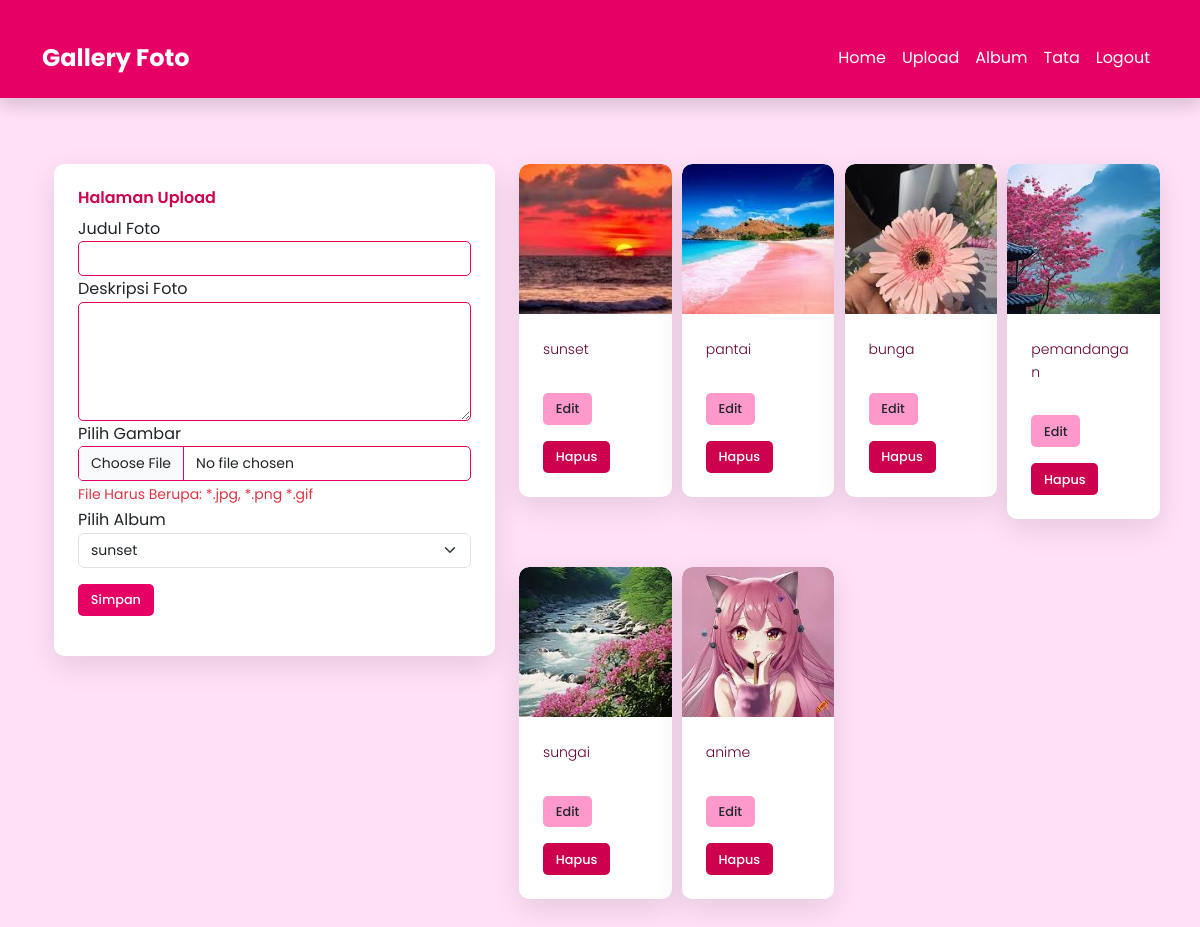
Screenshot of /?url=upload (signed in) with the database file from the repository.
### tables this page shows
CREATE TABLE `foto` (
  `FotoID` int(11) NOT NULL,
  `JudulFoto` varchar(255) DEFAULT NULL,
  `DeskripsiFoto` text DEFAULT NULL,
  `TanggalUnggah` date DEFAULT NULL,
  `LokasiFile` varchar(255) DEFAULT NULL,
  `AlbumID` int(11) DEFAULT NULL,
  `UserID` int(11) NOT NULL
);

### page/upload.php (the view, shortened to what this page needs)
<div class="container">
    <div class="row">
        <div class="col-lg-5 col-md-6">
            <div class="card">
                <div class="card-body">
                    <h4 class="card-title" style="font-size: 1rem;">Halaman Upload</h4>
                    <?php
                    $album = mysqli_query($conn, "SELECT * FROM album WHERE UserID='$_SESSION[user_id]'");
                    ?>
                    <?php if (!isset($_GET['edit'])) : ?>
                        <form action="?url=upload" method="post" enctype="multipart/form-data">
                            <div class="form-group">
                                <label>Judul Foto</label>
                                <input type="text" class="form-control" required name="judul_foto" style="font-size: 0.875rem;">
                            </div>
                            <div class="form-group">
                                <label>Deskripsi Foto</label>
                                <textarea name="deskripsi_foto" class="form-control" required cols="30" rows="5" style="font-size: 0.875rem;"></textarea>
                            </div>
                            <div class="form-group">
                                <label>Pilih Gambar</label>
                                <input type="file" name="namafile" class="form-control" required>
                                <small class="text-danger" style="font-size: 0.875rem;">File Harus Berupa: *.jpg, *.png *.gif</small>
                            </div>
                            <div class="form-group">
                                <label>Pilih Album</label>
                                <select name="album_id" class="form-select" style="font-size: 0.875rem;">
                                    <?php foreach ($album as $albums) : ?>
                                        <option value="<?= $albums['AlbumID'] ?>"><?= $albums['NamaAlbum'] ?></option>
                                    <?php endforeach; ?>
                                </select>
                            </div>
                            <input type="submit" value="Simpan" name="submit" class="btn btn-primary btn-sm my-3">
                        </form>
                    <?php endif; ?>
                </div>
            </div>
        </div>
        <div class="col-lg-7 col-md-6">
            <div class="row">
                <?php
                $username = $_SESSION['username'] ?? '';
                if ($username == 'admin') {
                    $fotos = mysqli_query($conn, "SELECT * FROM foto");
                } else {
                    $user_id = $_SESSION['user_id'];
                    $fotos = mysqli_query($conn, "SELECT * FROM foto WHERE UserID='$user_id'");
                }
                foreach ($fotos as $foto) :
                ?>
                    <div class="col-6 col-md-4 col-lg-3 mb-4">
                        <div class="card" style="width: 110%;">
                            <img src="uploads/<?= $foto['LokasiFile'] ?>" class="card-img-top object-fit-cover" style="aspect-ratio: 16/9; height: 150px;">
                            <div class="card-body">
                                <p class="small" style="font-size: 0.875rem;"><?= $foto['JudulFoto'] ?></p>
                                <a href="?url=upload&&edit&fotoid=<?= $foto['FotoID'] ?>" class="btn btn-sm btn-warning">Edit</a>
                                <a href="?url=upload&&hapus&fotoid=<?= $foto['FotoID'] ?>" class="btn btn-sm btn-danger">Hapus</a>
                            </div>
                        </div>
                    </div>
                <?php endforeach; ?>
            </div>
        </div>
    </div>
</div>

### index.php (shortened to what this page needs)
<?php include 'koneksi.php'; session_start(); ?>
<!DOCTYPE html>
<html lang="en">
<head>
    <link rel="stylesheet" href="assets/css/bootstrap.min.css">
    <link rel="stylesheet" href="assets/css/style.css">
    <link rel="stylesheet" href="https://cdnjs.cloudflare.com/ajax/libs/font-awesome/6.5.1/css/all.min.css" />
</head>
<body class="bg-hero">
    <nav class="navbar navbar-expand-lg navbar-light shadow">
        <div class="container">
        <a class="navbar-brand text-white" href="?url=home" style="font-size: 1.5rem; font-weight: 700;">Gallery Foto</a>
            <div class="collapse navbar-collapse" id="navbarNavAltMarkup">
                <div class="navbar-nav">
                    <a class="nav-link" href="?url=home">Home</a>
                    <?php if (isset($_SESSION['user_id'])): ?>
                        <a class="nav-link" href="?url=upload">Upload</a>
                        <a class="nav-link" href="?url=album">Album</a>
                        <a class="nav-link" href="?url=profile"><?= ucwords($_SESSION['username']) ?></a>
                        <a href="?url=logout" class="nav-link" onclick="return confirmLogout();">Logout</a>
                    <?php else: ?>
                        <a class="nav-link" href="login.php">Login</a>
                        <a class="nav-link" href="daftar.php">Daftar</a>
                    <?php endif; ?>
                </div>
            </div>
        </div>
    </nav>
    <div class="container mt-4">
        <?php
            $url = @$_GET["url"];
            if ($url == 'home') {
                include 'page/home.php';
            } elseif ($url == 'profile') {
                include 'page/profil.php';
            } elseif ($url == 'upload') {
                include 'page/upload.php';
            } elseif ($url == 'album') {
                include 'page/album.php';
            } elseif ($url == 'like') {
                include 'page/like.php';
            } elseif ($url == 'komentar') {
                include 'page/komentar.php';
            } elseif ($url == 'detail') {
                include 'page/detail.php';
            } elseif ($url == 'kategori') {
                include 'page/kategori.php';
            } elseif ($url == 'logout') {
                session_destroy();
                header("Location: ?url=home");
            } else {
                include 'page/home.php';
            }
        ?>
    </div>
</body>
</html>

### assets/css/style.css (style rules this page uses)
body { font-family: 'Poppins', sans-serif; background-color: #ffe0f7; color: #660033; margin: 0; padding: 0; font-size: 16px; line-height: 1.6; }
.navbar { background-color: #cc004d; padding: 1rem; box-shadow: 0px 4px 20px rgba(0, 0, 0, 0.1); transition: background-color 0.4s ease, transform 0.4s ease; display: flex; justify-content: space-between; align-items: center; }
.navbar-nav { display: flex; margin-left: auto; }
.navbar-nav .nav-link { color: #ffffff; padding: 0.5rem 1rem; transition: color 0.4s ease, background-color 0.4s ease; border-radius: 5px; }
.btn { border: none; color: #ffffff; padding: 0.75rem 1.5rem; border-radius: 5px; font-weight: 500; font-size: 1rem; transition: background-color 0.4s ease, transform 0.3s ease; }
.btn-primary { background-color: #e60066; }
.btn-danger { background-color: #cc004d; }
.btn-warning { background-color: #ff99cc; color: #212529; }
.card { border: none; border-radius: 12px; box-shadow: 0 4px 20px rgba(0, 0, 0, 0.1); background-color: #ffffff; margin-bottom: 1.5rem; transition: transform 0.3s ease, box-shadow 0.3s ease; overflow: hidden; }
.card-img-top { border-top-left-radius: 12px; border-top-right-radius: 12px; transition: transform 0.5s ease; }
.card-body { padding: 1.5rem; }
.card-title { color: #660033; font-weight: 700; margin-bottom: 0.5rem; }
.card .btn { margin-top: 1rem; border-radius: 5px; }
h1, h2, h3, h4, h5, h6 { color: #660033; font-weight: 600; margin-bottom: 0.5rem; }
p { color: #660033; font-weight: 300; }
.content, .container { padding-top: 20px; }
.text-white { color: white !important; }
.card-title { font-size: 1.25rem; }
p, .form-control, .table td { font-size: 0.875rem; }
.btn-sm { font-size: 0.8rem; padding: 0.4rem 0.8rem; }
body { background-color: #ffe0f7; }
.card { border-radius: 10px; box-shadow: 0 4px 30px rgba(0, 0, 0, 0.1); }
.card-title { color: #cc004d; font-weight: 600; }
.btn-primary { background-color: #e60066; border: none; transition: background-color 0.3s ease, transform 0.3s ease; }
.card { border-radius: 10px; box-shadow: 0 10px 30px rgba(0, 0, 0, 0.1); }
.form-control { border: 1px solid #e60066; border-radius: 5px; }
.card img { width: 100%; height: auto; border-top-left-radius: 10px; border-top-right-radius: 10px; }

### index.php (style rules this page uses)
.nav-link { transition: color 0.3s ease, background-color 0.3s ease; }

### rows the page displays
foto: LokasiFile (picture), JudulFoto "sunset"
foto: LokasiFile (picture), JudulFoto "pantai"
foto: LokasiFile (picture), JudulFoto "bunga"
foto: LokasiFile (picture), JudulFoto "pemandangan"
foto: LokasiFile (picture), JudulFoto "sungai"
foto: LokasiFile (picture), JudulFoto "anime"

### other values shown
$_SESSION['username'] "Tata"
form field album_id "sunset"
